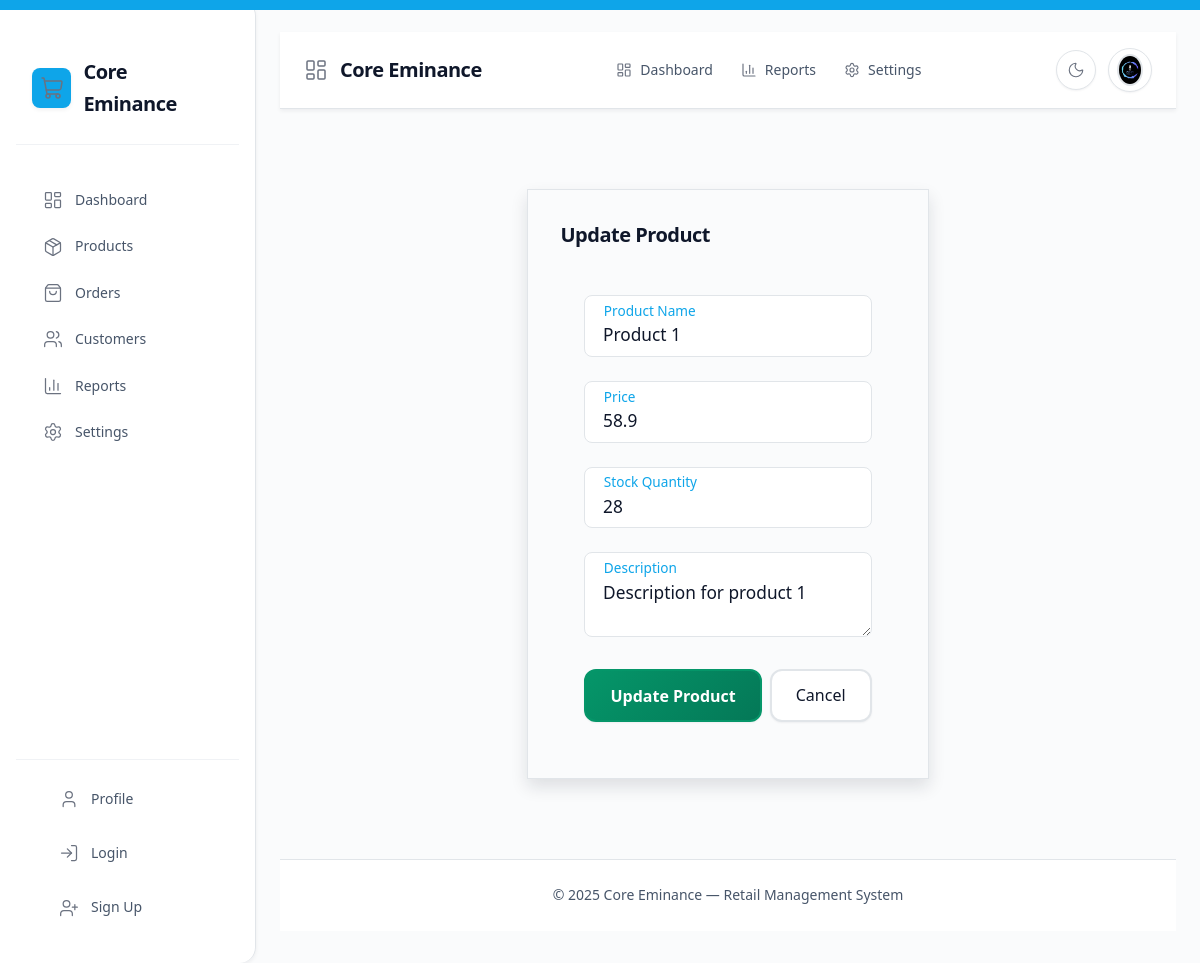
The app's page /update_product/001 (signed in) with its own data.
### models.py (models this page shows, shortened)
class User(UserMixin, db.Model):
    id = db.Column(db.Integer, primary_key=True)
    username = db.Column(db.String(64), unique=True, nullable=False)
    email = db.Column(db.String(120), unique=True, nullable=False)
    password_hash = db.Column(db.String(128), nullable=False)
    role = db.Column(db.String(16), default="user", nullable=False)
    created_at = db.Column(db.DateTime, default=datetime.utcnow)
    avatar_filename = db.Column(db.String(100), nullable=True)
    first_name = db.Column(db.String(64), nullable=True)
    last_name = db.Column(db.String(64), nullable=True)
    job_title = db.Column(db.String(100), nullable=True)
    department = db.Column(db.String(100), nullable=True)
    phone = db.Column(db.String(20), nullable=True)
    birth_date = db.Column(db.Date, nullable=True)
    employee_id = db.Column(db.String(20), nullable=True)
    hire_date = db.Column(db.Date, nullable=True)
    work_location = db.Column(db.String(50), nullable=True)
    manager = db.Column(db.String(100), nullable=True)
    bio = db.Column(db.Text, nullable=True)
    show_status = db.Column(db.Boolean, default=True)
    email_digest = db.Column(db.Boolean, default=False)
    profile_visible = db.Column(db.Boolean, default=True)
    preferred_language = db.Column(db.String(5), default="en")
    date_format = db.Column(db.String(20), default="mm/dd/yyyy")

class Product(db.Model):
    product_id = db.Column(db.String(100), primary_key=True)
    name = db.Column(db.String(100))
    description = db.Column(db.String(200))
    price = db.Column(db.Float)
    stock_quantity = db.Column(db.Integer)
    sales = db.relationship("Sale", back_populates="product", lazy=True)

### app.py (the view)
@app.route("/update_product/<product_id>", methods=["GET", "POST"])
def update_product(product_id):
    product = Product.query.get_or_404(product_id)
    form = UpdateProductForm(obj=product)
    if form.validate_on_submit():
        form.populate_obj(product)
        db.session.commit()
        return redirect(url_for("list_products"))
    return render_template("update_product.html", product=product, form=form)

### forms.py
class UpdateProductForm(FlaskForm):
    name = StringField("Name", validators=[DataRequired()])
    price = FloatField("Price", validators=[DataRequired()])
    stock_quantity = IntegerField("Stock Quantity", validators=[DataRequired()])
    description = TextAreaField("Description", validators=[DataRequired()])
    submit = SubmitField("Update Product")

### app.py (called while the page is built)
@login_manager.user_loader
def load_user(user_id):
    return User.query.get(int(user_id))

### templates/update_product.html (shortened to what this page needs)
{% extends 'base.html' %}
{% block content %}
<main class="container" style="padding: var(--space-8) 0;">
    <div class="dashboard-card card" style="max-width: 32rem; margin: var(--space-12) auto; padding: var(--space-8); box-shadow: var(--shadow-lg); border-radius: var(--radius-2xl);">
        <div class="card__title" style="font-size: var(--font-size-xl); font-weight: var(--font-weight-bold); color: var(--color-primary); margin-bottom: var(--space-6);">Update Product</div>
        <div class="card__content">
            <form method="post" class="form">
                <div class="form-floating mb-4">
                    {{ form.name(class_="form-floating-input", placeholder=" ") }}
                    <label for="name" class="form-floating-label">Product Name</label>
                </div>
                <div class="form-floating mb-4">
                    {{ form.price(class_="form-floating-input", placeholder=" ") }}
                    <label for="price" class="form-floating-label">Price</label>
                </div>
                <div class="form-floating mb-4">
                    {{ form.stock_quantity(class_="form-floating-input", placeholder=" ") }}
                    <label for="stock_quantity" class="form-floating-label">Stock Quantity</label>
                </div>
                <div class="form-floating mb-4">
                    {{ form.description(class_="form-floating-input", placeholder=" ", style="min-height: 80px;") }}
                    <label for="description" class="form-floating-label">Description</label>
                </div>
                <div class="flex gap-2 mt-4">
                    <button type="submit" class="btn btn--primary">Update Product</button>
                    <a href="{{ url_for('list_products') }}" class="btn btn--secondary">Cancel</a>
                </div>
            </form>
        </div>
    </div>
</main>
{% endblock %}

### templates/base.html (shortened to what this page needs)
<!DOCTYPE html>
<html lang="en">
<head>
    <link rel="stylesheet" href="{{ url_for('static', filename='variables.css') }}">
    <link rel="stylesheet" href="{{ url_for('static', filename='components.css') }}">
    <link rel="stylesheet" href="{{ url_for('static', filename='layout.css') }}">
    <link rel="stylesheet" href="{{ url_for('static', filename='pages.css') }}">
    <link rel="stylesheet" href="{{ url_for('static', filename='toast.css') }}">
    <link rel="stylesheet" href="{{ url_for('static', filename='style.css') }}">
</head>
<body>
    <a href="#main-content" class="skip-nav">Skip to main content</a>
    <div class="dashboard-layout">
        <aside class="sidebar" aria-label="Main navigation">
            <div class="sidebar__brand">
                <div class="sidebar__logo">
                    <i data-lucide="shopping-cart"></i>
                </div>
                <span>Core Eminance</span>
            </div>
            <nav class="sidebar__nav">
                <ul>
                    <li><a href="{{ url_for('dashboard') }}" class="sidebar__link{% if request.endpoint == 'dashboard' %} active{% endif %}">
                        <i data-lucide="layout-dashboard" class="sidebar__icon"></i>
                        Dashboard
                    </a></li>
                    <li><a href="{{ url_for('list_products') }}" class="sidebar__link{% if request.endpoint == 'list_products' %} active{% endif %}">
                        <i data-lucide="package" class="sidebar__icon"></i>
                        Products
                    </a></li>
                    <li><a href="{{ url_for('process_sale') }}" class="sidebar__link{% if request.endpoint == 'process_sale' %} active{% endif %}">
                        <i data-lucide="shopping-bag" class="sidebar__icon"></i>
                        Orders
                    </a></li>
                    <li><a href="{{ url_for('list_customers') }}" class="sidebar__link{% if request.endpoint == 'list_customers' %} active{% endif %}">
                        <i data-lucide="users" class="sidebar__icon"></i>
                        Customers
                    </a></li>
                    <li><a href="{{ url_for('reports') }}" class="sidebar__link{% if request.endpoint == 'reports' %} active{% endif %}">
                        <i data-lucide="bar-chart-3" class="sidebar__icon"></i>
                        Reports
                    </a></li>
                    <li><a href="{{ url_for('settings') }}" class="sidebar__link{% if request.endpoint == 'settings' %} active{% endif %}">
                        <i data-lucide="settings" class="sidebar__icon"></i>
                        Settings
                    </a></li>
                </ul>
            </nav>
            <div class="sidebar__footer">
                <a href="{{ url_for('profile') }}" class="sidebar__link{% if request.endpoint == 'profile' %} active{% endif %}">
                    <i data-lucide="user" class="sidebar__icon"></i>
                    Profile
                </a>
                <a href="{{ url_for('login') }}" class="sidebar__link">
                    <i data-lucide="log-in" class="sidebar__icon"></i>
                    Login
                </a>
                <a href="{{ url_for('signup') }}" class="sidebar__link">
                    <i data-lucide="user-plus" class="sidebar__icon"></i>
                    Sign Up
                </a>
            </div>
        </aside>
        <div class="main-content">
            <header class="navbar" role="banner">
                <div class="navbar__brand">
                    <i data-lucide="layout-dashboard"></i>
                    <span>Core Eminance</span>
                </div>
                <nav class="navbar__nav" id="navbar-nav" role="navigation">
                    <ul>
                        <li><a href="{{ url_for('dashboard') }}" class="navbar-link{% if request.endpoint == 'dashboard' %} active{% endif %}">
                            <i data-lucide="layout-dashboard"></i>
                            <span>Dashboard</span>
                        </a></li>
                        <li><a href="{{ url_for('reports') }}" class="navbar-link{% if request.endpoint == 'reports' %} active{% endif %}">
                            <i data-lucide="bar-chart-3"></i>
                            <span>Reports</span>
                        </a></li>
                        <li><a href="{{ url_for('settings') }}" class="navbar-link{% if request.endpoint == 'settings' %} active{% endif %}">
                            <i data-lucide="settings"></i>
                            <span>Settings</span>
                        </a></li>
                    </ul>
                </nav>
                <div class="navbar__actions">
                    <button id="theme-toggle-btn"
                            class="theme-toggle"
                            type="button"
                            role="switch"
                            aria-label="Toggle between light and dark themes"
                            aria-pressed="false"
                            aria-checked="false"
                            tabindex="0">
                        <i data-lucide="moon" class="theme-icon-dark" aria-hidden="true"></i>
                    </button>
                    <div class="dropdown">
                        <button class="dropdown-toggle user-avatar-btn" aria-haspopup="true" aria-expanded="false" aria-label="User menu">
                            {% if current_user.is_authenticated and current_user.avatar_filename %}
                                <img src="{{ url_for('static', filename='uploads/avatars/' + current_user.avatar_filename) }}"
                                     alt="Profile picture" class="navbar-avatar">
                            {% else %}
                                <i data-lucide="user"></i>
                            {% endif %}
                        </button>
                    </div>
                </div>
            </header>
            <main role="main" style="flex: 1; display: flex; flex-direction: column; min-height: 0;" id="main-content">
                {% block content %}{% endblock %}
            </main>
            <footer class="footer">
                <div>&copy; {{ current_year or 2025 }} Core Eminance &mdash; Retail Management System</div>
            </footer>
        </div>
    </div>
</body>
</html>

### static/variables.css (style rules this page uses)
:root { --bg-primary: #fafbfc; --bg-surface: #ffffff; --bg-secondary: #f8fafc; --card-bg: #ffffff; --color-border: #e1e5e9; --color-border-light: #f0f2f5; --text-primary: #0f172a; --text-secondary: #475569; --text-muted: #64748b; --text-link: #0ea5e9; --accent: #0ea5e9; --accent-hover: #0284c7; --accent-light: #e0f2fe; --color-primary: #0f172a; --color-secondary: #334155; --color-success: #059669; --color-success-dark: #047857; --color-success-light: #ecfdf5; --color-danger: #dc2626; --color-danger-dark: #b91c1c; --color-danger-light: #fef2f2; --color-warning: #d97706; --color-warning-light: #fffbeb; --color-primary-dark: #334155; --icon-color: #6b7280; --icon-color-hover: #4b5563; --icon-color-active: #374151; --icon-filter: none; --shadow-xs: 0 1px 2px 0 rgba(16, 24, 40, 0.05); --shadow-sm: 0 2px 4px 0 rgba(16, 24, 40, 0.06); --shadow-md: 0 4px 8px 0 rgba(16, 24, 40, 0.08); --shadow-lg: 0 8px 16px 0 rgba(16, 24, 40, 0.12); --shadow-xl: 0 12px 24px 0 rgba(16, 24, 40, 0.15); --shadow-2xl: 0 16px 32px 0 rgba(16, 24, 40, 0.18); --radius-sm: 0.375rem; --radius-md: 0.5rem; --radius-lg: 0.75rem; --radius-xl: 1rem; --space-1: 0.25rem; --space-2: 0.5rem; --space-3: 0.75rem; --space-4: 1rem; --space-5: 1.25rem; --space-6: 1.5rem; --space-8: 2rem; --space-10: 2.5rem; --space-12: 3rem; --space-16: 4rem; --font-family-sans: 'Inter', -apple-system, BlinkMacSystemFont, 'Segoe UI', Roboto, sans-serif; --font-size-xs: 0.75rem; --font-size-sm: 0.875rem; --font-size-base: 1rem; --font-size-lg: 1.125rem; --font-size-xl: 1.25rem; --font-size-2xl: 1.5rem; --font-size-3xl: 1.875rem; --font-weight-normal: 400; --font-weight-medium: 500; --font-weight-semibold: 600; --font-weight-bold: 700; --line-height-tight: 1.25; --line-height-normal: 1.5; --line-height-relaxed: 1.625; --letter-spacing-tight: -0.025em; --letter-spacing-normal: 0; --transition-fast: 0.15s ease-out; --transition-base: 0.2s ease-in-out; --transition-slow: 0.3s ease-in-out; --chart-text-color: var(--text-secondary); --chart-grid-color: var(--color-border-light); --chart-background: var(--bg-surface); --toggle-background: #f3f4f6; --toggle-border: #d1d5db; --toggle-active: var(--accent); }
html { font-family: var(--font-family-sans); font-size: 16px; background: var(--bg-primary); color: var(--text-primary); line-height: var(--line-height-normal); -webkit-font-smoothing: antialiased; -moz-osx-font-smoothing: grayscale; }
body { background: var(--bg-primary); color: var(--text-primary); min-height: 100vh; margin: 0; padding: 0; transition: background var(--transition-base), color var(--transition-base); }
a { color: var(--text-link); text-decoration: none; transition: color var(--transition-fast); }
button { border: none; background: none; cursor: pointer; font-family: inherit; }
ul, ol { list-style: none; margin: 0; padding: 0; }

### static/layout.css (style rules this page uses)
.container { max-width: 1200px; margin: 0 auto; padding: 0 var(--space-4); }
.flex { display: flex; }
.gap-2 { gap: var(--space-2); }
.mt-4 { margin-top: var(--space-4); }
.mb-4 { margin-bottom: var(--space-4); }
img { max-width: 100%; height: auto; }
.sidebar { background: var(--color-primary); color: var(--color-white); padding: var(--space-8) var(--space-4) var(--space-4) var(--space-4); min-width: 220px; max-width: 260px; display: flex; flex-direction: column; gap: var(--space-4); box-shadow: var(--shadow-md); border-radius: 0 var(--radius-xl) var(--radius-xl) 0; z-index: 10; }
.main-content { padding: var(--space-8) var(--space-6); background: var(--color-bg); min-height: 100vh; width: 100%; }

### static/style.css (style rules this page uses)
*, *::before, *::after { box-sizing: border-box; margin: 0; padding: 0; }
body { font-family: var(--font-main, 'Segoe UI', 'Roboto', 'Helvetica Neue', Arial, sans-serif); background: linear-gradient(135deg, var(--color-bg, #f4f4f4) 0%, var(--color-bg-alt, #e9ecef) 100%); color: var(--color-text, #23272f); min-height: 100vh; line-height: 1.6; }
img, video, canvas, svg { max-width: 100%; height: auto; display: block; }

### records on screen
User: avatar_filename (picture)
Product: name "Product 1", price "58.9", stock_quantity "28", description "Description for product 1"

### other values on screen
{{ current_year or 2025 }} "2025"
